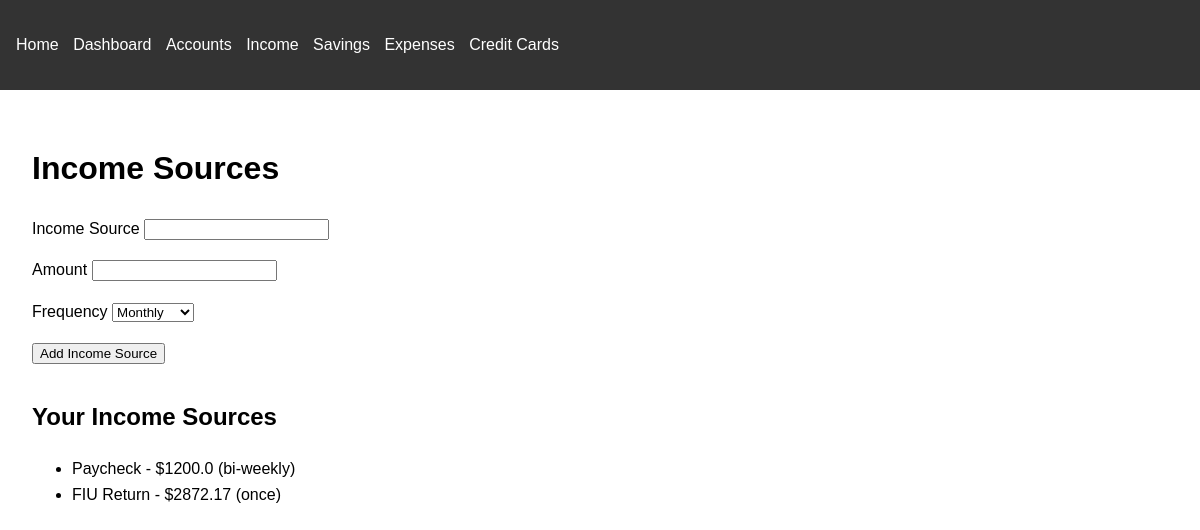
Page /income on the committed database.
### app/models.py (models this page shows)
class IncomeSource(db.Model):
    id = db.Column(db.Integer, primary_key=True)
    name = db.Column(db.String(100), nullable=False)
    amount = db.Column(db.Float, nullable=False)
    frequency = db.Column(db.String(50), nullable=False)

### app/routes.py (the view)
@bp.route('/income', methods=['GET', 'POST'])
def income():
    form = IncomeSourceForm()
    if form.validate_on_submit():
        income = IncomeSource(name=form.name.data, amount=form.amount.data, frequency=form.frequency.data)
        db.session.add(income)
        db.session.commit()
        flash('Income source added successfully!', 'success')
        return redirect(url_for('main.income'))
    income_sources = IncomeSource.query.all()
    return render_template('income.html', form=form, income_sources=income_sources)

### app/forms.py
class IncomeSourceForm(FlaskForm):
    name = StringField('Income Source', validators=[DataRequired()])
    amount = FloatField('Amount', validators=[DataRequired()])
    frequency = SelectField('Frequency', choices=[('monthly', 'Monthly'), ('bi-weekly', 'Bi-Weekly'), ('weekly', 'Weekly'), ('once', 'Once')], validators=[DataRequired()])
    income_date = DateField('Income Date')
    submit = SubmitField('Add Income Source')

### app/templates/income.html (shortened to what this page needs)
{% extends "base.html" %} {% block content %}
<h1>Income Sources</h1>
<form method="POST">
  <div>{{ form.name.label }} {{ form.name() }}</div>
  <div>{{ form.amount.label }} {{ form.amount() }}</div>
  <div>{{ form.frequency.label }} {{ form.frequency() }}</div>
  {{ form.submit() }}
</form>
<h2>Your Income Sources</h2>
<ul>
  {% for source in income_sources %}
  <li>{{ source.name }} - ${{ source.amount }} ({{ source.frequency }})</li>
  {% endfor %}
</ul>
{% endblock %}

### app/static/style.css (style rules this page uses)
body { font-family: Arial, sans-serif; line-height: 1.6; margin: 0; padding: 0; }
form { margin-bottom: 2rem; }
form div { margin-bottom: 1rem; }

### rows in the picture
IncomeSource: name "Paycheck", amount "1200.0", frequency "bi-weekly"
IncomeSource: name "FIU Return", amount "2872.17", frequency "once"
